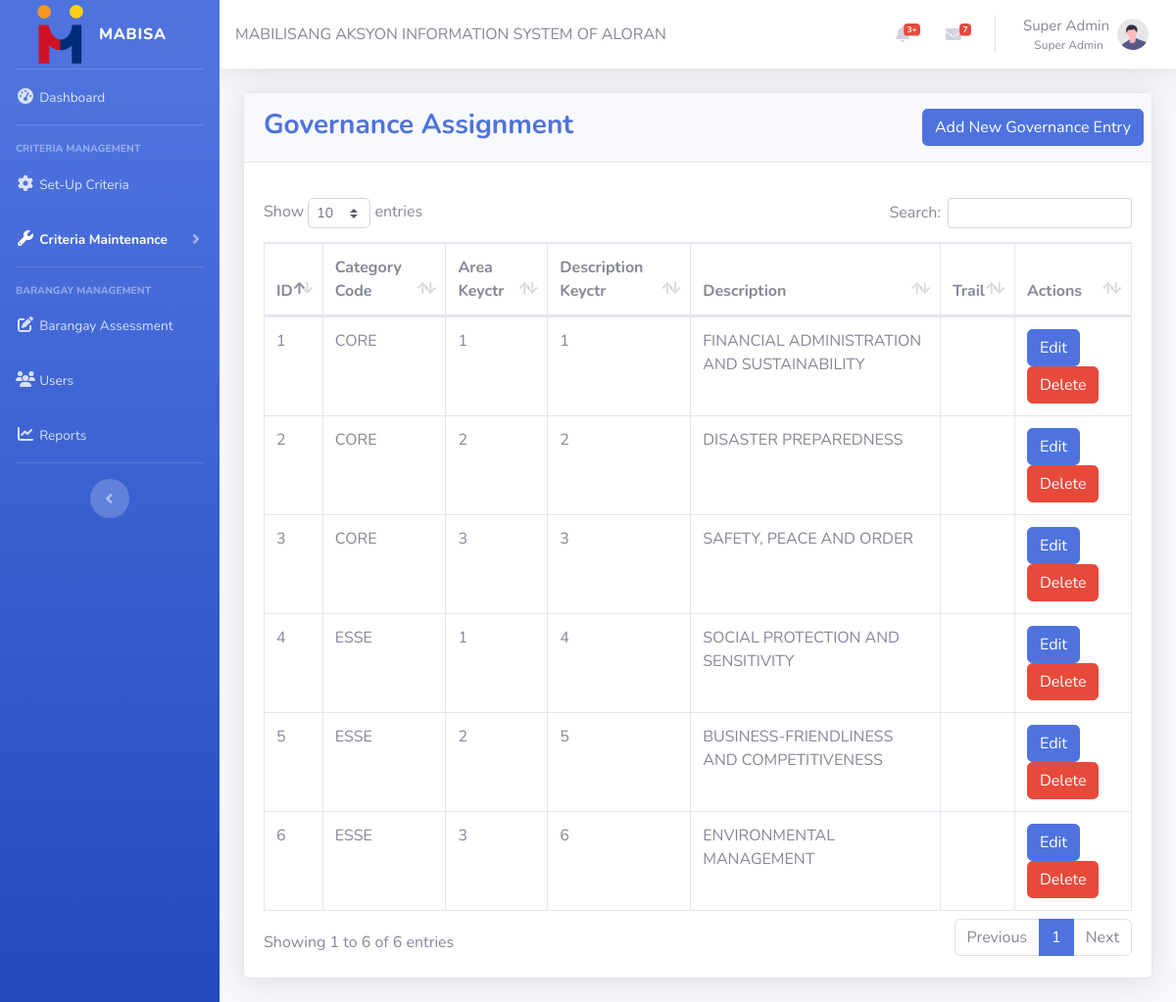
/Admin/governance/index.php (signed in), run on the app's committed database.
### tables this page shows
CREATE TABLE users (
	id int AUTO_INCREMENT PRIMARY KEY,  
  full_name varchar(100) NOT NULL,
  username varchar(100) NOT NULL UNIQUE,
  password varchar(100) NOT NULL,
  email varchar(100) NOT NULL UNIQUE,
  mobile_num varchar(10) NOT NULL UNIQUE,
  role_id int,
  is_disabled boolean NOT NULL DEFAULT false,
  profile_pic varchar(200),
  last_modified TIMESTAMP DEFAULT CURRENT_TIMESTAMP ON UPDATE CURRENT_TIMESTAMP,
  FOREIGN KEY (role_id) REFERENCES roles(id) ON DELETE SET NULL  
);

CREATE TABLE `maintenance_governance` (
  `keyctr` bigint(20) NOT NULL,
  `cat_code` varchar(6) NOT NULL,
  `area_keyctr` bigint(20) NOT NULL,
  `desc_keyctr` bigint(20) NOT NULL,
  `description` varchar(200) NOT NULL,
  `trail` text NOT NULL
);

### Admin/common/auth.php (called while the page is built, shortened)
<?php
$pathPrepend = isset($isInFolder) ? '../../' : '../';
$customUserID = 'self';
require $pathPrepend . 'api/get_user.php';

### api/get_user.php (called while the page is built, shortened)
<?php
require_once 'get_role_name.php';
require_once (isset($isInFolder) ? '../' : '') . '../db/db.php';
$isGetMethod = $_SERVER['REQUEST_METHOD'] === 'GET';
function getUser(string $id)
{
  global $pdo;
  global $customUserID;
  if ($id === 'self') {
    $id = $_COOKIE['id'];
  }
  $sql = "SELECT * FROM users WHERE id=:id LIMIT 1";
  $stmt = $pdo->prepare($sql);
  $stmt->execute([':id' => $id]);
  $user = $stmt->fetch(PDO::FETCH_ASSOC);
  $user['role'] = getRoleName($pdo, $user['role_id']);
  return (isset($customUserID) ? $user :  json_encode($user));
}
try {
  if (isset($customUserID)) {
    $userData = getUser($customUserID);
  } else {
    echo getUser($_GET['id']);
  }
} catch (Exception $e) {
  writeLog($e);
  http_response_code(500);
  echo json_encode($e->getMessage());
}

### api/get_role_name.php (called while the page is built)
<?php
function getRoleName(\PDO $pdo, int $roleID): string
{
  $sql = "SELECT * FROM roles WHERE id=:role_id LIMIT 1";
  $stmt = $pdo->prepare($sql);
  $stmt->execute([':role_id' => $roleID]);
  $role = $stmt->fetch(PDO::FETCH_ASSOC);
  return (isset($role) ? $role['name'] : '--');
}

### Admin/governance/index.php (the view, shortened to what this page needs)
<?php
$isInFolder = true;
require '../common/auth.php';
require_once '../../db/db.php';
$stmt = $pdo->query("SELECT * FROM maintenance_governance");
$stmt->execute();
$data = $stmt->fetchAll(PDO::FETCH_ASSOC);
?>
<!DOCTYPE html>
<html lang="en">
<head>
  <?php
  require '../common/head.php' ?>
</head>
<body id="page-top">
  <div id="wrapper">
    <?php
    require '../common/sidebar.php' ?>
    <div id="content-wrapper" class="d-flex flex-column">
      <div id="content">
        <?php require '../common/nav.php' ?>
        <div class="container-fluid">
          <div class="card shadow mb-4">
            <div class="card-header py-3">
              <div style="float: left;">
                <h3 class="m-0 font-weight-bold text-primary">Governance Assignment</h3>
              </div>
              <div style="float: right;">
                <div class="row">
                  <a class="btn btn-primary" id="open-add-modal"> Add New Governance Entry</a>
                </div>
              </div>
            </div>
            <div class="card-body">
              <div class="table table-responsive"></div>
              <table id="maintenanceTable" class="table table-bordered">
                <thead>
                  <tr>
                    <th>ID</th>
                    <th>Category Code</th>
                    <th>Area Keyctr</th>
                    <th>Description Keyctr</th>
                    <th>Description</th>
                    <th>Trail</th>
                    <th>Actions</th>
                  </tr>
                </thead>
                <tbody>
                  <?php foreach ($data as $row):
                  ?>
                    <tr>
                      <td><?php echo $row['keyctr']; ?></td>
                      <td><?php echo $row['cat_code']; ?></td>
                      <td><?php echo $row['area_keyctr']; ?></td>
                      <td><?php echo $row['desc_keyctr']; ?></td>
                      <td><?php echo $row['description']; ?></td>
                      <td><?php echo $row['trail']; ?></td>
                      <td>
                        <a class="btn btn-primary open-modal" data-id="<?php echo $row['keyctr']; ?>">
                          Edit
                        </a>
                        <a href="delete_governance.php?keyctr=<?php echo $row['keyctr']; ?>"
                          class="btn btn-danger delete-btn" data-id="<?php echo $row['keyctr']; ?>">Delete</a>
                      </td>
                    </tr>
                  <?php endforeach ?>
                </tbody>
              </table>
            </div>
          </div>
        </div>
      </div>
    </div>
  </div>
</body>
</html>

### Admin/common/nav.php (shortened to what this page needs)
<nav class="navbar navbar-expand navbar-light bg-white topbar mb-4 static-top shadow">
  <div class="header-title">
    MABILISANG AKSYON INFORMATION SYSTEM OF ALORAN
  </div>
  <ul class="navbar-nav ml-auto">
    <li class="nav-item dropdown no-arrow mx-1">
      <a class="nav-link dropdown-toggle" href="#" id="alertsDropdown" role="button" data-toggle="dropdown"
        aria-haspopup="true" aria-expanded="false">
        <i class="fas fa-bell fa-fw"></i>
        <span class="badge badge-danger badge-counter">3+</span>
      </a>
    </li>
    <li class="nav-item dropdown no-arrow mx-1">
      <a class="nav-link dropdown-toggle" href="#" id="messagesDropdown" role="button" data-toggle="dropdown"
        aria-haspopup="true" aria-expanded="false">
        <i class="fas fa-envelope fa-fw"></i>
        <span class="badge badge-danger badge-counter">7</span>
      </a>
    </li>
    <li class="nav-item dropdown no-arrow">
      <a class="nav-link dropdown-toggle" href="#" id="userDropdown" role="button" data-toggle="dropdown"
        aria-haspopup="true" aria-expanded="false">
        <span class="mr-2 mt-3 d-none d-lg-inline text-gray-600 small" style="font-size: 15px"><?= $userData['full_name'] ?? '' ?><br>
          <p class="text-right" style="font-size: 12px"><?= $userData['role'] ?? '' ?> &nbsp;</p>
        </span>
        <img class="img-profile rounded-circle"
          src="<?= !empty($userData['profile_pic']) && is_file($userData['profile_pic']) ?  $userData['profile_pic'] : $pathPrepend . 'img/undraw_profile.svg' ?>" />
      </a>
    </li>
  </ul>
</nav>

### data on the page
users: full_name "Super Admin"
maintenance_governance: keyctr "1", cat_code "CORE", area_keyctr "1", desc_keyctr "1", description "FINANCIAL ADMINISTRATION AND SUSTAINABILITY"
maintenance_governance: keyctr "2", cat_code "CORE", area_keyctr "2", desc_keyctr "2", description "DISASTER PREPAREDNESS"
maintenance_governance: keyctr "3", cat_code "CORE", area_keyctr "3", desc_keyctr "3", description "SAFETY, PEACE AND ORDER"
maintenance_governance: keyctr "4", cat_code "ESSE", area_keyctr "1", desc_keyctr "4", description "SOCIAL PROTECTION AND SENSITIVITY"
maintenance_governance: keyctr "5", cat_code "ESSE", area_keyctr "2", desc_keyctr "5", description "BUSINESS-FRIENDLINESS AND COMPETITIVENESS"
maintenance_governance: keyctr "6", cat_code "ESSE", area_keyctr "3", desc_keyctr "6", description "ENVIRONMENTAL MANAGEMENT"
